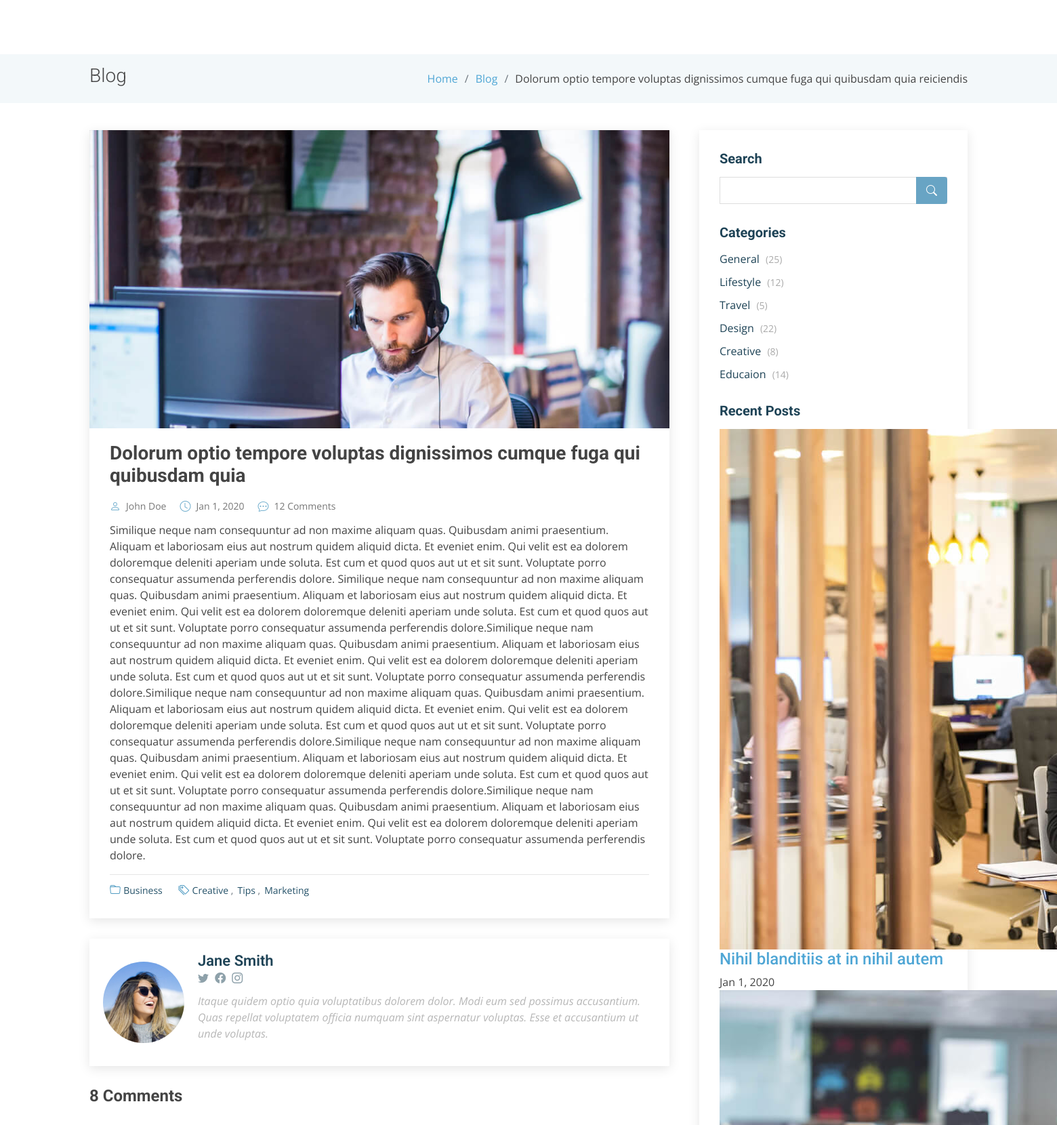
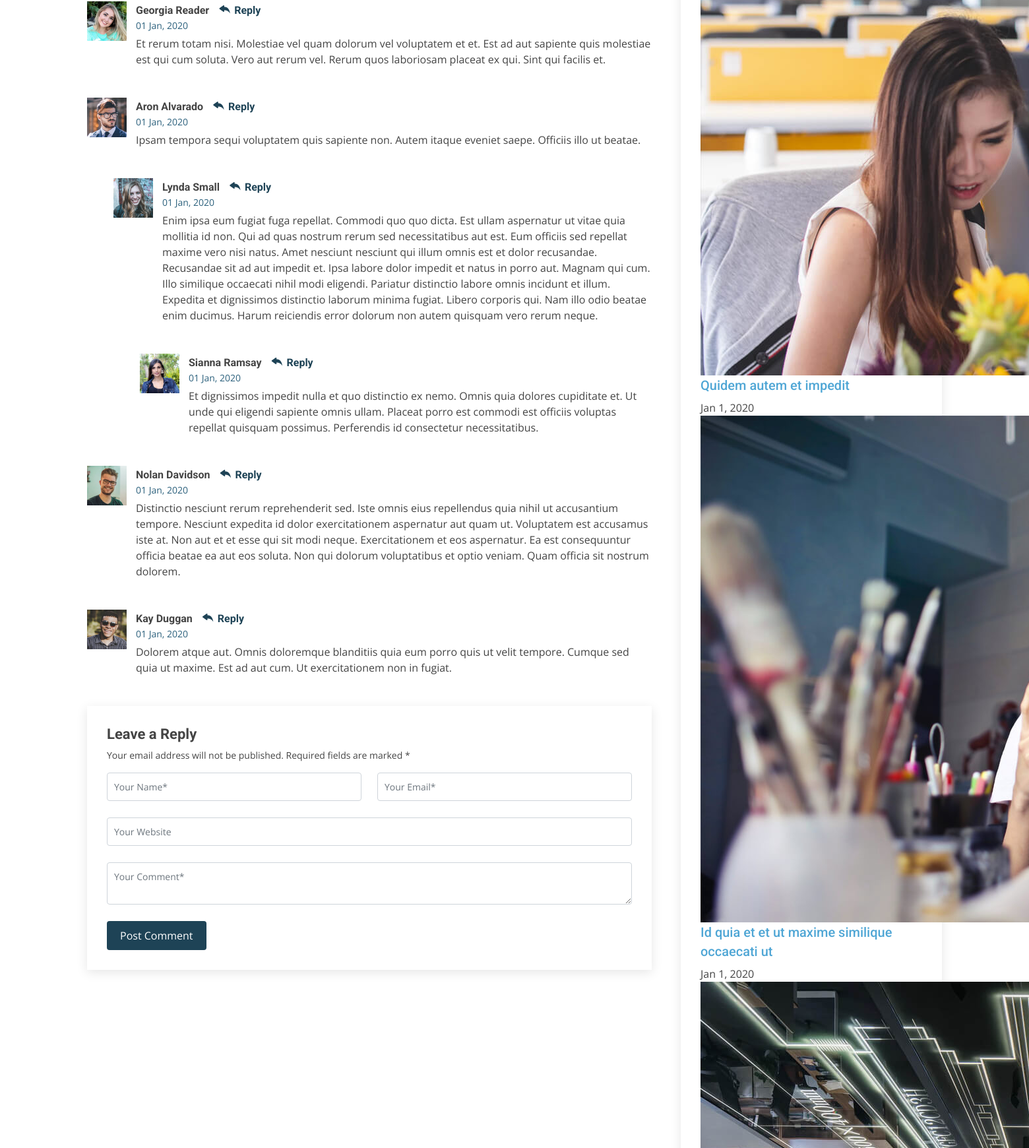
The page /blog/blog-details/1 (upper part) on the database its author committed (2 pictures, top to bottom).
### App/models.py (models this page shows)
class Post(models.Model):
    title = models.CharField(max_length=70)
    description = models.CharField(max_length=1000)
    time_pub = models.DateTimeField('date published', default=timezone.now())
    publisher = models.ForeignKey(User, on_delete=models.CASCADE)

### App/views.py (the view)
# urls.py: path('blog/blog-details/<int:post_id>', views.blogdetails, name='blogsingle'),
def blogdetails(request, post_id):
    post = Post.objects.get(pk=post_id)
    return render(request, 'App/pages/blog-single.html', {'post':post})

### App/templates/App/pages/blog-single.html (shortened to what this page needs)
{% extends '../appli/base.html' %}
{% load static %}
{% block content %}
  <main id="main">
    <section class="breadcrumbs">
      <div class="container">
        <div class="d-flex justify-content-between align-items-center">
          <h2>Blog</h2>
          <ol>
            <li><a href="index.html">Home</a></li>
            <li><a href="blog.html">Blog</a></li>
            <li>Dolorum optio tempore voluptas dignissimos cumque fuga qui quibusdam quia reiciendis</li>
          </ol>
        </div>
      </div>
    </section>
    <section id="blog" class="blog">
      <div class="container" data-aos="fade-up">
        <div class="row">
          <div class="col-lg-8 entries">
            <article class="entry entry-single">
              <div class="entry-img">
                <img src="assets/img/blog/blog-1.jpg" alt="" class="img-fluid">
              </div>
              <h2 class="entry-title">
                {{post.title}}
              </h2>
              <div class="entry-meta">
                <ul>
                  <li class="d-flex align-items-center"><i class="bi bi-person"></i> <a href="blog-single.html">John Doe</a></li>
                  <li class="d-flex align-items-center"><i class="bi bi-clock"></i> <a href="blog-single.html"><time datetime="2020-01-01">Jan 1, 2020</time></a></li>
                  <li class="d-flex align-items-center"><i class="bi bi-chat-dots"></i> <a href="blog-single.html">12 Comments</a></li>
                </ul>
              </div>
              <div class="entry-content">
                <p>
                  Similique neque nam consequuntur ad non maxime aliquam quas. Quibusdam animi praesentium. Aliquam et laboriosam eius aut nostrum quidem aliquid dicta.
                  Et eveniet enim. Qui velit est ea dolorem doloremque deleniti aperiam unde soluta. Est cum et quod quos aut ut et sit sunt. Voluptate porro consequatur assumenda perferendis dolore.
                  {{post.description}}{{post.description}}{{post.description}}{{post.description}}{{post.description}}
                </p>
              </div>
              <div class="entry-footer">
                <i class="bi bi-folder"></i>
                <ul class="cats">
                  <li><a href="#">Business</a></li>
                </ul>
                <i class="bi bi-tags"></i>
                <ul class="tags">
                  <li><a href="#">Creative</a></li>
                  <li><a href="#">Tips</a></li>
                  <li><a href="#">Marketing</a></li>
                </ul>
              </div>
            </article>
            <div class="blog-author d-flex align-items-center">
              <img src="assets/img/blog/blog-author.jpg" class="rounded-circle float-left" alt="">
              <div>
                <h4>Jane Smith</h4>
                <div class="social-links">
                  <a href="https://twitters.com/#"><i class="bi bi-twitter"></i></a>
                  <a href="https://facebook.com/#"><i class="bi bi-facebook"></i></a>
                  <a href="https://instagram.com/#"><i class="biu bi-instagram"></i></a>
                </div>
                <p>
                  Itaque quidem optio quia voluptatibus dolorem dolor. Modi eum sed possimus accusantium. Quas repellat voluptatem officia numquam sint aspernatur voluptas. Esse et accusantium ut unde voluptas.
                </p>
              </div>
            </div>
            <div class="blog-comments">
              <h4 class="comments-count">8 Comments</h4>
              <div id="comment-1" class="comment">
                <div class="d-flex">
                  <div class="comment-img"><img src="assets/img/blog/comments-1.jpg" alt=""></div>
                  <div>
                    <h5><a href="">Georgia Reader</a> <a href="#" class="reply"><i class="bi bi-reply-fill"></i> Reply</a></h5>
                    <time datetime="2020-01-01">01 Jan, 2020</time>
                    <p>
                      Et rerum totam nisi. Molestiae vel quam dolorum vel voluptatem et et. Est ad aut sapiente quis molestiae est qui cum soluta.
                      Vero aut rerum vel. Rerum quos laboriosam placeat ex qui. Sint qui facilis et.
                    </p>
                  </div>
                </div>
              </div>
              <div id="comment-2" class="comment">
                <div class="d-flex">
                  <div class="comment-img"><img src="assets/img/blog/comments-2.jpg" alt=""></div>
                  <div>
                    <h5><a href="">Aron Alvarado</a> <a href="#" class="reply"><i class="bi bi-reply-fill"></i> Reply</a></h5>
                    <time datetime="2020-01-01">01 Jan, 2020</time>
                    <p>
                      Ipsam tempora sequi voluptatem quis sapiente non. Autem itaque eveniet saepe. Officiis illo ut beatae.
                    </p>
                  </div>
                </div>
                <div id="comment-reply-1" class="comment comment-reply">
                  <div class="d-flex">
                    <div class="comment-img"><img src="assets/img/blog/comments-3.jpg" alt=""></div>
                    <div>
                      <h5><a href="">Lynda Small</a> <a href="#" class="reply"><i class="bi bi-reply-fill"></i> Reply</a></h5>
                      <time datetime="2020-01-01">01 Jan, 2020</time>
                      <p>
                        Enim ipsa eum fugiat fuga repellat. Commodi quo quo dicta. Est ullam aspernatur ut vitae quia mollitia id non. Qui ad quas nostrum rerum sed necessitatibus aut est. Eum officiis sed repellat maxime vero nisi natus. Amet nesciunt nesciunt qui illum omnis est et dolor recusandae.
                        Recusandae sit ad aut impedit et. Ipsa labore dolor impedit et natus in porro aut. Magnam qui cum. Illo similique occaecati nihil modi eligendi. Pariatur distinctio labore omnis incidunt et illum. Expedita et dignissimos distinctio laborum minima fugiat.
                        Libero corporis qui. Nam illo odio beatae enim ducimus. Harum reiciendis error dolorum non autem quisquam vero rerum neque.
                      </p>
                    </div>
                  </div>
                  <div id="comment-reply-2" class="comment comment-reply">
                    <div class="d-flex">
                      <div class="comment-img"><img src="assets/img/blog/comments-4.jpg" alt=""></div>
                      <div>
                        <h5><a href="">Sianna Ramsay</a> <a href="#" class="reply"><i class="bi bi-reply-fill"></i> Reply</a></h5>
                        <time datetime="2020-01-01">01 Jan, 2020</time>
                        <p>
                          Et dignissimos impedit nulla et quo distinctio ex nemo. Omnis quia dolores cupiditate et. Ut unde qui eligendi sapiente omnis ullam. Placeat porro est commodi est officiis voluptas repellat quisquam possimus. Perferendis id consectetur necessitatibus.
                        </p>
                      </div>
                    </div>
                  </div>
                </div>
              </div>
              <div id="comment-3" class="comment">
                <div class="d-flex">
                  <div class="comment-img"><img src="assets/img/blog/comments-5.jpg" alt=""></div>
                  <div>
                    <h5><a href="">Nolan Davidson</a> <a href="#" class="reply"><i class="bi bi-reply-fill"></i> Reply</a></h5>
                    <time datetime="2020-01-01">01 Jan, 2020</time>
                    <p>
                      Distinctio nesciunt rerum reprehenderit sed. Iste omnis eius repellendus quia nihil ut accusantium tempore. Nesciunt expedita id dolor exercitationem aspernatur aut quam ut. Voluptatem est accusamus iste at.
                      Non aut et et esse qui sit modi neque. Exercitationem et eos aspernatur. Ea est consequuntur officia beatae ea aut eos soluta. Non qui dolorum voluptatibus et optio veniam. Quam officia sit nostrum dolorem.
                    </p>
                  </div>
                </div>
              </div>
              <div id="comment-4" class="comment">
                <div class="d-flex">
                  <div class="comment-img"><img src="assets/img/blog/comments-6.jpg" alt=""></div>
                  <div>
                    <h5><a href="">Kay Duggan</a> <a href="#" class="reply"><i class="bi bi-reply-fill"></i> Reply</a></h5>
                    <time datetime="2020-01-01">01 Jan, 2020</time>
                    <p>
                      Dolorem atque aut. Omnis doloremque blanditiis quia eum porro quis ut velit tempore. Cumque sed quia ut maxime. Est ad aut cum. Ut exercitationem non in fugiat.
                    </p>
                  </div>
                </div>
              </div>
              <div class="reply-form">
                <h4>Leave a Reply</h4>
                <p>Your email address will not be published. Required fields are marked * </p>
                <form action="">
                  <div class="row">
                    <div class="col-md-6 form-group">
                      <input name="name" type="text" class="form-control" placeholder="Your Name*">
                    </div>
                    <div class="col-md-6 form-group">
                      <input name="email" type="text" class="form-control" placeholder="Your Email*">
                    </div>
                  </div>
                  <div class="row">
                    <div class="col form-group">
                      <input name="website" type="text" class="form-control" placeholder="Your Website">
                    </div>
                  </div>
                  <div class="row">
                    <div class="col form-group">
                      <textarea name="comment" class="form-control" placeholder="Your Comment*"></textarea>
                    </div>
                  </div>
                  <button type="submit" class="btn btn-primary">Post Comment</button>
                </form>
              </div>
            </div>
          </div>
          <div class="col-lg-4">
            <div class="sidebar">
              <h3 class="sidebar-title">Search</h3>
              <div class="sidebar-item search-form">
                <form action="">
                  <input type="text">
                  <button type="submit"><i class="bi bi-search"></i></button>
                </form>
              </div>
              <h3 class="sidebar-title">Categories</h3>
              <div class="sidebar-item categories">
                <ul>
                  <li><a href="#">General <span>(25)</span></a></li>
                  <li><a href="#">Lifestyle <span>(12)</span></a></li>
                  <li><a href="#">Travel <span>(5)</span></a></li>
                  <li><a href="#">Design <span>(22)</span></a></li>
                  <li><a href="#">Creative <span>(8)</span></a></li>
                  <li><a href="#">Educaion <span>(14)</span></a></li>
                </ul>
              </div>
              <h3 class="sidebar-title">Recent Posts</h3>
              <div class="sidebar-item">
                <div class="post-item clearfix">
                  <img src="assets/img/blog/blog-recent-1.jpg" alt="">
                  <h4><a href="blog-single.html">Nihil blanditiis at in nihil autem</a></h4>
                  <time datetime="2020-01-01">Jan 1, 2020</time>
                </div>
                <div class="post-item clearfix">
                  <img src="assets/img/blog/blog-recent-2.jpg" alt="">
                  <h4><a href="blog-single.html" class="blockquote">Quidem autem et impedit</a></h4>
                  <time datetime="2020-01-01">Jan 1, 2020</time>
                </div>
                <div class="post-item clearfix">
                  <img src="assets/img/blog/blog-recent-3.jpg" alt="">
                  <h4><a href="blog-single.html" class="blockquote">Id quia et et ut maxime similique occaecati ut</a></h4>
                  <time datetime="2020-01-01">Jan 1, 2020</time>
                </div>
                <div class="post-item clearfix">
                  <img src="assets/img/blog/blog-recent-4.jpg" alt="">
                </div>
              </div>
            </div>
          </div>
        </div>
      </div>
    </section>
  </main>
{%endblock %}

### App/templates/App/appli/base.html (shortened to what this page needs)
{% load static %}
<!DOCTYPE html>
<html lang="en">
<head>
  <link href="{% static 'assets/vendor/animate.css/animate.min.css' %}" rel="stylesheet">
  <link href="{% static 'assets/vendor/aos/aos.css" rel="stylesheet' %}">
  <link href="{% static 'assets/vendor/bootstrap/css/bootstrap.min.css' %}" rel="stylesheet">
  <link href="{% static 'assets/vendor/bootstrap-icons/bootstrap-icons.css' %}" rel="stylesheet">
  <link href="{% static 'assets/vendor/boxicons/css/boxicons.min.css' %}" rel="stylesheet">
  <link href="{% static 'assets/vendor/glightbox/css/glightbox.min.css' %}" rel="stylesheet">
  <link href="{% static 'assets/vendor/swiper/swiper-bundle.min.css' %}" rel="stylesheet">
  <link href="{% static 'assets/css/style.css' %}" rel="stylesheet">
</head>
<body>
  <header id="header" class="fixed-top d-flex align-items-center header-transparent">
    <div class="container d-flex justify-content-between align-items-center">
      <div class="logo">
        <h1 class="text-light"><a href="{% url 'accueil' %}"><span>EmC2-Group</span></a></h1>
      </div>
      <nav id="navbar" class="navbar">
        <ul>
          <li><a class="{% url 'accueil' %}" href="{% url 'accueil' %}">Accueil</a></li>
          <li><a href="{% url 'about' %}">About</a></li>
          <li><a href="{% url 'services' %}">Services</a></li>
          <li><a href="{% url 'portfolio' %}">Portfolio</a></li>
          <li><a href="{% url 'team' %}">Team</a></li>
          <li><a href="{% url 'blog' %}">Blog</a></li>
          <li><a href="{% url 'contact' %}">Contact Us</a></li>
          {% if user.is_authenticated %}
          <li class="dropdown">
            <a class="nav-link dropdown-toggle" href="#" id="navbarDropdownMenuLink" role="button" data-toggle="dropdown" aria-haspopup="true" aria-expanded="false">
              {{user.username}}
            </a>
            <ul>
              <li><a href="#">Tableau de bord</a></li>
              <hr>
              <li><a href="{% url 'logout' %}">Deconnexion</a></li>
            </ul>
          </li>
          {% else %}
            <li><a href="{% url 'connexion' %}">Se Connecter</a></li>
            <li><a href="{% url 'inscription' %}">S'Inscrire</a></li>
          {% endif %}
        </ul>
      </nav>
    </div>
  </header>
  {% block content %}
  {% endblock %}
</body>
</html>

### rows shown on the page
Post: title "Dolorum optio tempore voluptas dignissimos cumque fuga qui quibusdam quia", description "Similique neque nam consequuntur ad non maxime aliquam quas. Quibusdam animi praesentium. Aliquam et laboriosam eius aut nostrum quidem aliquid dicta. Et eveniet enim. Qui velit est ea dolorem doloremque deleniti aperiam unde soluta. Est cum et quod quos aut ut et sit sunt. Voluptate porro consequatur assumenda perferendis dolore."
